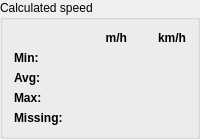
           <widget class="QGroupBox" name="groupBox_25">
            <property name="title">
             <string>Calculated speed</string>
            </property>
            <layout class="QGridLayout" name="gridLayout_26">
             <item row="0" column="1">
              <widget class="QLabel" name="label_139">
               <property name="font">
                <font>
                 <bold>true</bold>
                </font>
               </property>
               <property name="text">
                <string>m/h</string>
               </property>
               <property name="alignment">
                <set>Qt::AlignRight|Qt::AlignTrailing|Qt::AlignVCenter</set>
               </property>
              </widget>
             </item>
             <item row="3" column="0">
              <widget class="QLabel" name="label_140">
               <property name="font">
                <font>
                 <bold>true</bold>
                </font>
               </property>
               <property name="text">
                <string>Max:</string>
               </property>
              </widget>
             </item>
             <item row="4" column="1" colspan="2">
              <widget class="QLabel" name="labelCalculatedSpeedMissing_3">
               <property name="text">
                <string/>
               </property>
               <property name="alignment">
                <set>Qt::AlignRight|Qt::AlignTrailing|Qt::AlignVCenter</set>
               </property>
              </widget>
             </item>
             <item row="3" column="2">
              <widget class="QLabel" name="labelCalculatedSpeedMaxKMPH_3">
               <property name="text">
                <string/>
               </property>
               <property name="alignment">
                <set>Qt::AlignRight|Qt::AlignTrailing|Qt::AlignVCenter</set>
               </property>
              </widget>
             </item>
             <item row="1" column="0">
              <widget class="QLabel" name="label_141">
               <property name="font">
                <font>
                 <bold>true</bold>
                </font>
               </property>
               <property name="text">
                <string>Min:</string>
               </property>
              </widget>
             </item>
             <item row="0" column="2">
              <widget class="QLabel" name="label_142">
               <property name="font">
                <font>
                 <bold>true</bold>
                </font>
               </property>
               <property name="text">
                <string>km/h</string>
               </property>
               <property name="alignment">
                <set>Qt::AlignRight|Qt::AlignTrailing|Qt::AlignVCenter</set>
               </property>
              </widget>
             </item>
             <item row="4" column="0">
              <widget class="QLabel" name="label_143">
               <property name="font">
                <font>
                 <bold>true</bold>
                </font>
               </property>
               <property name="text">
                <string>Missing:</string>
               </property>
              </widget>
             </item>
             <item row="2" column="1">
              <widget class="QLabel" name="labelCalculatedSpeedAvgMPH_3">
               <property name="text">
                <string/>
               </property>
               <property name="alignment">
                <set>Qt::AlignRight|Qt::AlignTrailing|Qt::AlignVCenter</set>
               </property>
              </widget>
             </item>
             <item row="1" column="1">
              <widget class="QLabel" name="labelCalculatedSpeedMinMPH_3">
               <property name="text">
                <string/>
               </property>
               <property name="alignment">
                <set>Qt::AlignRight|Qt::AlignTrailing|Qt::AlignVCenter</set>
               </property>
              </widget>
             </item>
             <item row="1" column="2">
              <widget class="QLabel" name="labelCalculatedSpeedMinKMPH_3">
               <property name="text">
                <string/>
               </property>
               <property name="alignment">
                <set>Qt::AlignRight|Qt::AlignTrailing|Qt::AlignVCenter</set>
               </property>
              </widget>
             </item>
             <item row="2" column="2">
              <widget class="QLabel" name="labelCalculatedSpeedAvgKMPH_3">
               <property name="text">
                <string/>
               </property>
               <property name="alignment">
                <set>Qt::AlignRight|Qt::AlignTrailing|Qt::AlignVCenter</set>
               </property>
              </widget>
             </item>
             <item row="2" column="0">
              <widget class="QLabel" name="label_144">
               <property name="font">
                <font>
                 <bold>true</bold>
                </font>
               </property>
               <property name="text">
                <string>Avg:</string>
               </property>
              </widget>
             </item>
             <item row="3" column="1">
              <widget class="QLabel" name="labelCalculatedSpeedMaxMPH_3">
               <property name="text">
                <string/>
               </property>
               <property name="alignment">
                <set>Qt::AlignRight|Qt::AlignTrailing|Qt::AlignVCenter</set>
               </property>
              </widget>
             </item>
            </layout>
           </widget>
